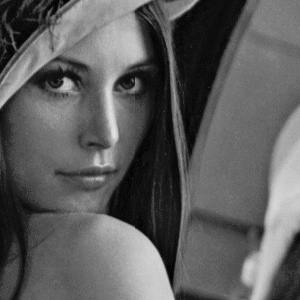
#> input picture Trabalho-2/Imagens/lena.jpg, 300 x 300 px, found by its file name
$ python C.py
#> lines starting #> are read from the running program, lines starting #| are printed output that depends on the picture; after the words box and inside, x2 and y2 are one past the last pixel; in counts of white or black regions, pixels touching at a corner belong together
import cv2
import numpy as np
import matplotlib.pyplot as plt
from math import sqrt, exp

plt.figure(figsize=(6.4 * 5, 4.8 * 5), constrained_layout=False)
imagensPath = "./Trabalho-2/Imagens/"
imagemLena = cv2.imread(imagensPath + "/lena.jpg", 0)
#> imagemLena is the input picture: shape (300, 300); min 0, max 229, mean 93.2
image_fft = np.fft.fft2(imagemLena)
centeredImage_fft = np.fft.fftshift(image_fft)

def distancia(point1, point2):
    return sqrt((point1[0] - point2[0]) ** 2 + (point1[1] - point2[1]) ** 2)


base = np.ones(imagemLena.shape[:2])
rows, cols = imagemLena.shape[:2]
#> rows = 300; cols = 300
center = (rows / 2, cols / 2)
#> center = (150, 150)
for x in range(cols):
    for y in range(rows):
        if distancia((y, x), center) < 50:
            base[y, x] = 0
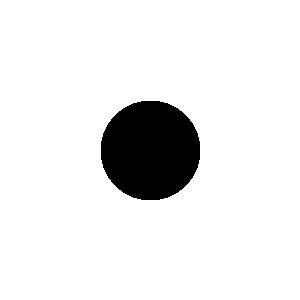
#> base: shape (300, 300) float64; values 0 (black) and 1 (white), 91.3% white; 1 black region, box (x1, y1, x2, y2) and area: (101, 101, 200, 200) 7825
filtro_ideal = centeredImage_fft * base
img_ideal = np.fft.ifftshift(filtro_ideal)
processada_ideal = np.fft.ifft2(img_ideal)
plt.subplot(161), plt.imshow(np.abs(processada_ideal), "gray"), plt.title("Filtro Ideal")

base = np.zeros(imagemLena.shape[:2])
rows, cols = imagemLena.shape[:2]
center = (rows / 2, cols / 2)
for x in range(cols):
    for y in range(rows):
        base[y, x] = 1 - 1 / (1 + (distancia((y, x), center) / 50) ** (2 * 20))
filtro_butterworth = centeredImage_fft * base
img_butterworth = np.fft.ifftshift(filtro_butterworth)
processada_butterworth = np.fft.ifft2(img_butterworth)
plt.subplot(162), plt.imshow(np.abs(processada_butterworth), "gray"), plt.title("Filtro Butterworth")

base = np.zeros(imagemLena.shape[:2])
rows, cols = imagemLena.shape[:2]
center = (rows / 2, cols / 2)
for x in range(cols):
    for y in range(rows):
        base[y, x] = 1 - \
            exp(((-distancia((y, x), center) ** 2) / (2 * (50 ** 2))))
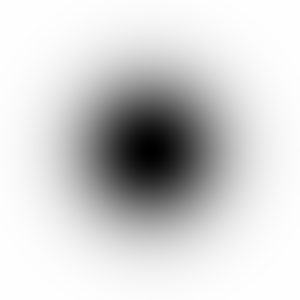
#> base: shape (300, 300) float64; min 0, max 1, mean 0.826
filtro_gaussiano = centeredImage_fft * base
img_gaussiano = np.fft.ifftshift(filtro_gaussiano)
processada_gaussiano = np.fft.ifft2(img_gaussiano)
plt.subplot(163), plt.imshow(np.abs(processada_gaussiano), "gray"), plt.title("Filtro Gaussiano")


plt.show()
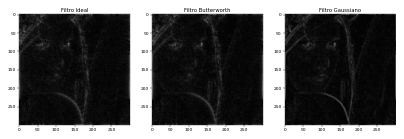
#> figure drawn by matplotlib, 3 panels
